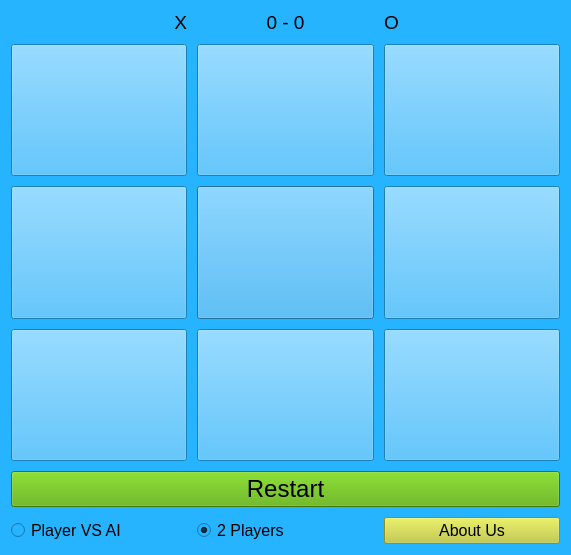
<?xml version="1.0" encoding="UTF-8"?>
<ui version="4.0">
 <class>Dialog</class>
 <widget class="QDialog" name="Dialog">
  <property name="geometry">
   <rect>
    <x>0</x>
    <y>0</y>
    <width>571</width>
    <height>555</height>
   </rect>
  </property>
  <property name="windowTitle">
   <string>TikTocToe</string>
  </property>
  <property name="windowIcon">
   <iconset>
    <normaloff>xo.jpg</normaloff>xo.jpg</iconset>
  </property>
  <property name="styleSheet">
   <string notr="true">
background-color: rgb(38, 179, 255);
</string>
  </property>
  <layout class="QGridLayout" name="gridLayout_2">
   <item row="0" column="0">
    <layout class="QGridLayout" name="gridLayout">
     <property name="sizeConstraint">
      <enum>QLayout::SetDefaultConstraint</enum>
     </property>
     <property name="spacing">
      <number>10</number>
     </property>
     <item row="2" column="1">
      <widget class="QPushButton" name="btn_4">
       <property name="sizePolicy">
        <sizepolicy hsizetype="Expanding" vsizetype="Expanding">
         <horstretch>0</horstretch>
         <verstretch>0</verstretch>
        </sizepolicy>
       </property>
       <property name="font">
        <font>
         <pointsize>32</pointsize>
        </font>
       </property>
       <property name="contextMenuPolicy">
        <enum>Qt::DefaultContextMenu</enum>
       </property>
       <property name="styleSheet">
        <string notr="true"/>
       </property>
       <property name="text">
        <string/>
       </property>
      </widget>
     </item>
     <item row="5" column="2">
      <widget class="QPushButton" name="about_btn">
       <property name="font">
        <font>
         <pointsize>12</pointsize>
        </font>
       </property>
       <property name="cursor">
        <cursorShape>PointingHandCursor</cursorShape>
       </property>
       <property name="styleSheet">
        <string notr="true">background-color: rgb(192, 202, 51);</string>
       </property>
       <property name="text">
        <string>About Us</string>
       </property>
      </widget>
     </item>
     <item row="0" column="2">
      <widget class="QLabel" name="Ylabel">
       <property name="font">
        <font>
         <pointsize>14</pointsize>
        </font>
       </property>
       <property name="cursor">
        <cursorShape>ForbiddenCursor</cursorShape>
       </property>
       <property name="inputMethodHints">
        <set>Qt::ImhNone</set>
       </property>
       <property name="midLineWidth">
        <number>0</number>
       </property>
       <property name="text">
        <string>O</string>
       </property>
       <property name="textFormat">
        <enum>Qt::PlainText</enum>
       </property>
       <property name="alignment">
        <set>Qt::AlignLeading|Qt::AlignLeft|Qt::AlignVCenter</set>
       </property>
       <property name="wordWrap">
        <bool>false</bool>
       </property>
      </widget>
     </item>
     <item row="1" column="2">
      <widget class="QPushButton" name="btn_2">
       <property name="sizePolicy">
        <sizepolicy hsizetype="Expanding" vsizetype="Expanding">
         <horstretch>0</horstretch>
         <verstretch>0</verstretch>
        </sizepolicy>
       </property>
       <property name="font">
        <font>
         <pointsize>32</pointsize>
        </font>
       </property>
       <property name="contextMenuPolicy">
        <enum>Qt::DefaultContextMenu</enum>
       </property>
       <property name="styleSheet">
        <string notr="true"/>
       </property>
       <property name="text">
        <string/>
       </property>
      </widget>
     </item>
     <item row="0" column="0">
      <widget class="QLabel" name="Xlabel">
       <property name="enabled">
        <bool>true</bool>
       </property>
       <property name="font">
        <font>
         <pointsize>14</pointsize>
        </font>
       </property>
       <property name="cursor">
        <cursorShape>ForbiddenCursor</cursorShape>
       </property>
       <property name="text">
        <string>X</string>
       </property>
       <property name="alignment">
        <set>Qt::AlignRight|Qt::AlignTrailing|Qt::AlignVCenter</set>
       </property>
      </widget>
     </item>
     <item row="1" column="1">
      <widget class="QPushButton" name="btn_1">
       <property name="sizePolicy">
        <sizepolicy hsizetype="Expanding" vsizetype="Expanding">
         <horstretch>0</horstretch>
         <verstretch>0</verstretch>
        </sizepolicy>
       </property>
       <property name="font">
        <font>
         <pointsize>32</pointsize>
        </font>
       </property>
       <property name="contextMenuPolicy">
        <enum>Qt::DefaultContextMenu</enum>
       </property>
       <property name="styleSheet">
        <string notr="true"/>
       </property>
       <property name="text">
        <string/>
       </property>
      </widget>
     </item>
     <item row="5" column="0">
      <widget class="QRadioButton" name="rd_btn1">
       <property name="sizePolicy">
        <sizepolicy hsizetype="Minimum" vsizetype="Fixed">
         <horstretch>0</horstretch>
         <verstretch>0</verstretch>
        </sizepolicy>
       </property>
       <property name="font">
        <font>
         <pointsize>12</pointsize>
        </font>
       </property>
       <property name="cursor">
        <cursorShape>PointingHandCursor</cursorShape>
       </property>
       <property name="acceptDrops">
        <bool>false</bool>
       </property>
       <property name="autoFillBackground">
        <bool>false</bool>
       </property>
       <property name="text">
        <string>Player VS AI</string>
       </property>
       <property name="checkable">
        <bool>true</bool>
       </property>
       <property name="checked">
        <bool>false</bool>
       </property>
      </widget>
     </item>
     <item row="2" column="0">
      <widget class="QPushButton" name="btn_3">
       <property name="sizePolicy">
        <sizepolicy hsizetype="Expanding" vsizetype="Expanding">
         <horstretch>0</horstretch>
         <verstretch>0</verstretch>
        </sizepolicy>
       </property>
       <property name="font">
        <font>
         <pointsize>32</pointsize>
        </font>
       </property>
       <property name="contextMenuPolicy">
        <enum>Qt::DefaultContextMenu</enum>
       </property>
       <property name="styleSheet">
        <string notr="true"/>
       </property>
       <property name="text">
        <string/>
       </property>
      </widget>
     </item>
     <item row="3" column="2">
      <widget class="QPushButton" name="btn_8">
       <property name="sizePolicy">
        <sizepolicy hsizetype="Expanding" vsizetype="Expanding">
         <horstretch>0</horstretch>
         <verstretch>0</verstretch>
        </sizepolicy>
       </property>
       <property name="font">
        <font>
         <pointsize>32</pointsize>
        </font>
       </property>
       <property name="contextMenuPolicy">
        <enum>Qt::DefaultContextMenu</enum>
       </property>
       <property name="styleSheet">
        <string notr="true"/>
       </property>
       <property name="text">
        <string/>
       </property>
      </widget>
     </item>
     <item row="1" column="0">
      <widget class="QPushButton" name="btn_0">
       <property name="sizePolicy">
        <sizepolicy hsizetype="Expanding" vsizetype="Expanding">
         <horstretch>0</horstretch>
         <verstretch>0</verstretch>
        </sizepolicy>
       </property>
       <property name="font">
        <font>
         <pointsize>32</pointsize>
        </font>
       </property>
       <property name="contextMenuPolicy">
        <enum>Qt::DefaultContextMenu</enum>
       </property>
       <property name="styleSheet">
        <string notr="true"/>
       </property>
       <property name="text">
        <string/>
       </property>
      </widget>
     </item>
     <item row="2" column="2">
      <widget class="QPushButton" name="btn_5">
       <property name="sizePolicy">
        <sizepolicy hsizetype="Expanding" vsizetype="Expanding">
         <horstretch>0</horstretch>
         <verstretch>0</verstretch>
        </sizepolicy>
       </property>
       <property name="font">
        <font>
         <pointsize>32</pointsize>
        </font>
       </property>
       <property name="contextMenuPolicy">
        <enum>Qt::DefaultContextMenu</enum>
       </property>
       <property name="styleSheet">
        <string notr="true"/>
       </property>
       <property name="text">
        <string/>
       </property>
      </widget>
     </item>
     <item row="4" column="0" colspan="3">
      <widget class="QPushButton" name="restart_btn">
       <property name="palette">
        <palette>
         <active>
          <colorrole role="Button">
           <brush brushstyle="SolidPattern">
            <color alpha="255">
             <red>85</red>
             <green>170</green>
             <blue>0</blue>
            </color>
           </brush>
          </colorrole>
          <colorrole role="Base">
           <brush brushstyle="SolidPattern">
            <color alpha="255">
             <red>85</red>
             <green>170</green>
             <blue>0</blue>
            </color>
           </brush>
          </colorrole>
          <colorrole role="Window">
           <brush brushstyle="SolidPattern">
            <color alpha="255">
             <red>85</red>
             <green>170</green>
             <blue>0</blue>
            </color>
           </brush>
          </colorrole>
         </active>
         <inactive>
          <colorrole role="Button">
           <brush brushstyle="SolidPattern">
            <color alpha="255">
             <red>85</red>
             <green>170</green>
             <blue>0</blue>
            </color>
           </brush>
          </colorrole>
          <colorrole role="Base">
           <brush brushstyle="SolidPattern">
            <color alpha="255">
             <red>85</red>
             <green>170</green>
             <blue>0</blue>
            </color>
           </brush>
          </colorrole>
          <colorrole role="Window">
           <brush brushstyle="SolidPattern">
            <color alpha="255">
             <red>85</red>
             <green>170</green>
             <blue>0</blue>
            </color>
           </brush>
          </colorrole>
         </inactive>
         <disabled>
          <colorrole role="Button">
           <brush brushstyle="SolidPattern">
            <color alpha="255">
             <red>85</red>
             <green>170</green>
             <blue>0</blue>
            </color>
           </brush>
          </colorrole>
          <colorrole role="Base">
           <brush brushstyle="SolidPattern">
            <color alpha="255">
             <red>85</red>
             <green>170</green>
             <blue>0</blue>
            </color>
           </brush>
          </colorrole>
          <colorrole role="Window">
           <brush brushstyle="SolidPattern">
            <color alpha="255">
             <red>85</red>
             <green>170</green>
             <blue>0</blue>
            </color>
           </brush>
          </colorrole>
         </disabled>
        </palette>
       </property>
       <property name="font">
        <font>
         <pointsize>18</pointsize>
        </font>
       </property>
       <property name="cursor">
        <cursorShape>PointingHandCursor</cursorShape>
       </property>
       <property name="styleSheet">
        <string notr="true">background-color: rgb(85, 170, 0);</string>
       </property>
       <property name="text">
        <string>Restart</string>
       </property>
      </widget>
     </item>
     <item row="5" column="1">
      <widget class="QRadioButton" name="rd_btn2">
       <property name="font">
        <font>
         <pointsize>12</pointsize>
        </font>
       </property>
       <property name="cursor">
        <cursorShape>PointingHandCursor</cursorShape>
       </property>
       <property name="text">
        <string>2 Players</string>
       </property>
       <property name="checkable">
        <bool>true</bool>
       </property>
       <property name="checked">
        <bool>true</bool>
       </property>
      </widget>
     </item>
     <item row="3" column="0">
      <widget class="QPushButton" name="btn_6">
       <property name="sizePolicy">
        <sizepolicy hsizetype="Expanding" vsizetype="Expanding">
         <horstretch>0</horstretch>
         <verstretch>0</verstretch>
        </sizepolicy>
       </property>
       <property name="font">
        <font>
         <pointsize>32</pointsize>
        </font>
       </property>
       <property name="contextMenuPolicy">
        <enum>Qt::DefaultContextMenu</enum>
       </property>
       <property name="styleSheet">
        <string notr="true"/>
       </property>
       <property name="text">
        <string/>
       </property>
      </widget>
     </item>
     <item row="3" column="1">
      <widget class="QPushButton" name="btn_7">
       <property name="sizePolicy">
        <sizepolicy hsizetype="Expanding" vsizetype="Expanding">
         <horstretch>0</horstretch>
         <verstretch>0</verstretch>
        </sizepolicy>
       </property>
       <property name="font">
        <font>
         <pointsize>32</pointsize>
        </font>
       </property>
       <property name="contextMenuPolicy">
        <enum>Qt::DefaultContextMenu</enum>
       </property>
       <property name="styleSheet">
        <string notr="true"/>
       </property>
       <property name="text">
        <string/>
       </property>
      </widget>
     </item>
     <item row="0" column="1">
      <widget class="QLabel" name="scoreboard">
       <property name="font">
        <font>
         <pointsize>14</pointsize>
        </font>
       </property>
       <property name="cursor">
        <cursorShape>ForbiddenCursor</cursorShape>
       </property>
       <property name="text">
        <string>0 - 0</string>
       </property>
       <property name="alignment">
        <set>Qt::AlignCenter</set>
       </property>
      </widget>
     </item>
    </layout>
   </item>
  </layout>
 </widget>
 <resources/>
 <connections/>
</ui>
